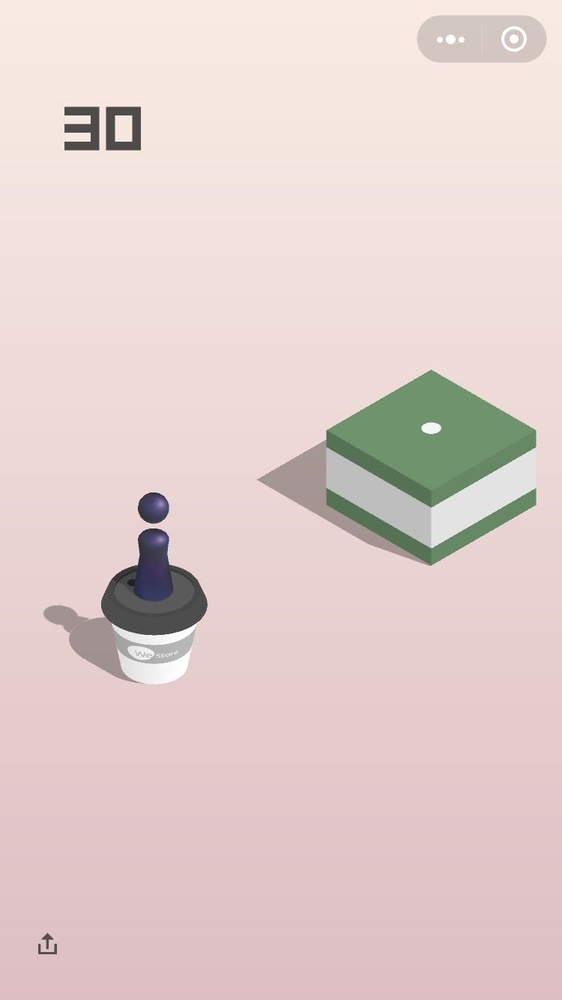
#> input picture img/2.jpg, 562 x 1000 px, shrunk from 750 x 1334 before the run, given in place of the camera
$ python cameo.py   (older library calls are emulated)
#> lines starting #> are read from the running program, lines starting #| are printed output that depends on the picture
### manipulatePicture/managers.py
import cv2
import numpy as np
import time


class CaptureManager(object):
    def __init__(self, capture, previewWindowManager=None, showMirrorPreview=False):
        self.previewWindowManager = previewWindowManager
        self.showMirrorPreview = showMirrorPreview
        self._capture = capture
        self._channel = 0
        self._enteredFrame = False
        self._frame = None
        self._imageFilename = None
        self._videoFilename = None
        self._videoEncoding = None
        self._videoWriter = None

        self._startTime = None
        self._framesElapsed = np.long(0)
        self._fpsEstimate = None

    @property
    def channel(self):
        return self._channel

    # [5 lines left out: function channel, not called in this run]

    @property
    def frame(self):
        if self._enteredFrame and self._frame is None:
            _, self._frame = self._capture.retrieve()
        return self._frame

    @property
    def isWritingImage(self):
        return self._imageFilename is not None

    @property
    def isWritingVideo(self):
        return self._videoFilename is not None

    def enterFrame(self):
        if self._capture is not None:
            self._enteredFrame = self._capture.grab()

    def exitFrame(self):
        if self.frame is None:
            self._enteredFrame = False
            return

        if self._framesElapsed == 0:
            self._startTime = time.time()
        else:
            timeElapsed = time.time() - self._startTime
            self._fpsEstimate = self._framesElapsed / timeElapsed
            self._fpsEstimate += 1

        if self.previewWindowManager is not None:
            if self.showMirrorPreview:
                mirroredFrame = np.fliplr(self._frame).copy()
                self.previewWindowManager.show(mirroredFrame)
            else:
                self.previewWindowManager.show(self._frame)
        if self.isWritingImage:
            cv2.imwrite(self._imageFilename, self._frame)
            self._imageFilename = None

        self._writeVideoFrame()

        self._frame = None
        self._enteredFrame = False

    def writeImage(self, filename):
        self._imageFilename = filename

    def startWritingVideo(self, filename, encoding=cv2.VideoWriter_fourcc('I', '4', '2', '0')):
        self._videoFilename = filename
        self._videoEncoding = encoding

    # [4 lines left out: function stopWritingVideo, not called in this run]

    def _writeVideoFrame(self):
        if not self.isWritingVideo:
            return
        if self._videoWriter is None:
            fps = self._capture.get(cv2.CAP_PROP_FPS)
            if fps == 0.0:
                if self._framesElapsed < 20:
                    return
                else:
                    fps = self._fpsEstimate
            size = (int(self._capture.get(cv2.CAP_PROP_FRAME_WIDTH)), int(self._capture.get(cv2.CAP_PROP_FRAME_HEIGHT)))
            self._videoWriter = cv2.VideoWriter(self._videoFilename, self._videoEncoding, fps, size)
        self._videoWriter.write(self._frame)


class WindowManager(object):
    def __init__(self, windowName, keypressCallback=None):
        self.keypressCallback = keypressCallback
        self._windowName = windowName
        self._isWindowCreated = False

    @property
    def isWindowCreate(self):
        return self._isWindowCreated

    def createWindow(self):
        cv2.namedWindow(self._windowName)
        self._isWindowCreated = True

    def show(self, frame):
        cv2.imshow(self._windowName, frame)

    def destroyWindow(self):
        cv2.destroyWindow(self._windowName)
        self._isWindowCreated = False

    def processEvents(self):
        keycode = cv2.waitKey(1)
        if self.keypressCallback is not None and keycode != 1:
            keycode &= 0xFF
            self.keypressCallback(keycode)

### manipulatePicture/Filter.py
import cv2
import numpy as np


# [22 lines left out: functions strokeEdges, filter2D, not called in this run]


class VConvolutionFilter(object):
    def __init__(self, kernel):
        self._kernel = kernel

    def apply(self, src, dst):
        cv2.filter2D(src, -1, self._kernel, dst)


# 锐化边缘
class SharpenFilter(object):
    # [5 lines left out: function __init__, not called in this run]


# 转换边缘为白色,非边缘为黑色
class FindEdgesFilter(object):
    # [5 lines left out: function __init__, not called in this run]


# 模糊滤波器3
class BlurFilter(object):
    # [7 lines left out: function __init__, not called in this run]


# ridge或者浮雕(embossed)效果
class EmbossFilter(object):
    def __init__(self):
        kernel = np.array([[-2, -1, 0],
                           [-1, 0, 1],
                           [0, 1, 2]])
        self.impl = VConvolutionFilter(kernel)

### cameo.py
import cv2
from manipulatePicture.managers import WindowManager, CaptureManager
import manipulatePicture.Filter as filters


class Cameo(object):
    def __init__(self):
        self._windowManager = WindowManager('Cameo', self.onKeypress)
        self._captureManager = CaptureManager(cv2.VideoCapture(0), self._windowManager, True)
        self._curveFilter = filters.EmbossFilter()

    def run(self):
        self._windowManager.createWindow()
        while self._windowManager.isWindowCreate:
            self._captureManager.enterFrame()
            frame = self._captureManager.frame
            self._curveFilter.impl.apply(frame,frame)
            self._captureManager.exitFrame()
            self._windowManager.processEvents()
#> this loop made 1 pass; (key Esc is pressed on pass 1)
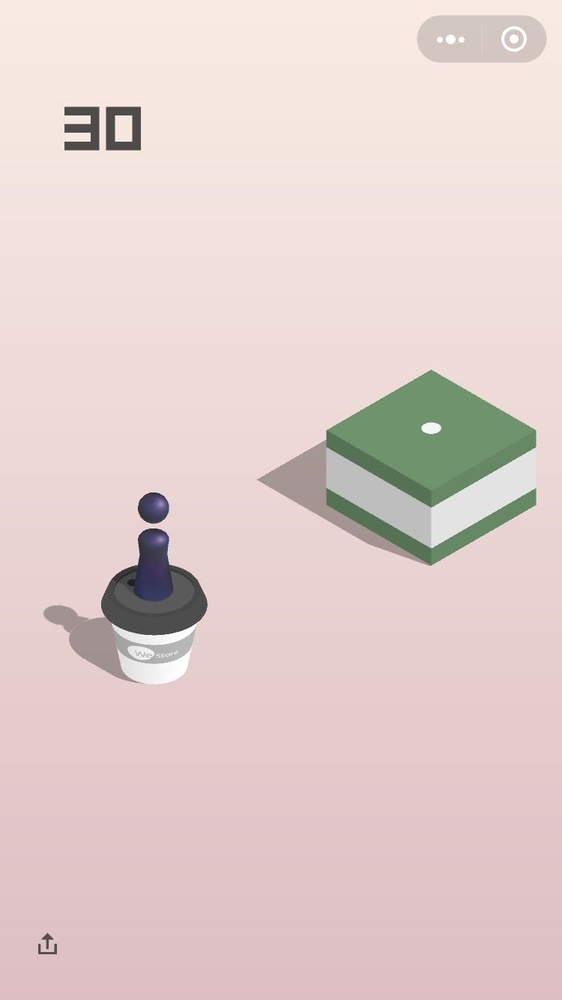
#> input picture img/2.jpg, 562 x 1000 px, shrunk from 750 x 1334 before the run, given in place of the camera
#> pass 1, in exitFrame, `mirroredFrame = np.fliplr(self._frame).copy()`:
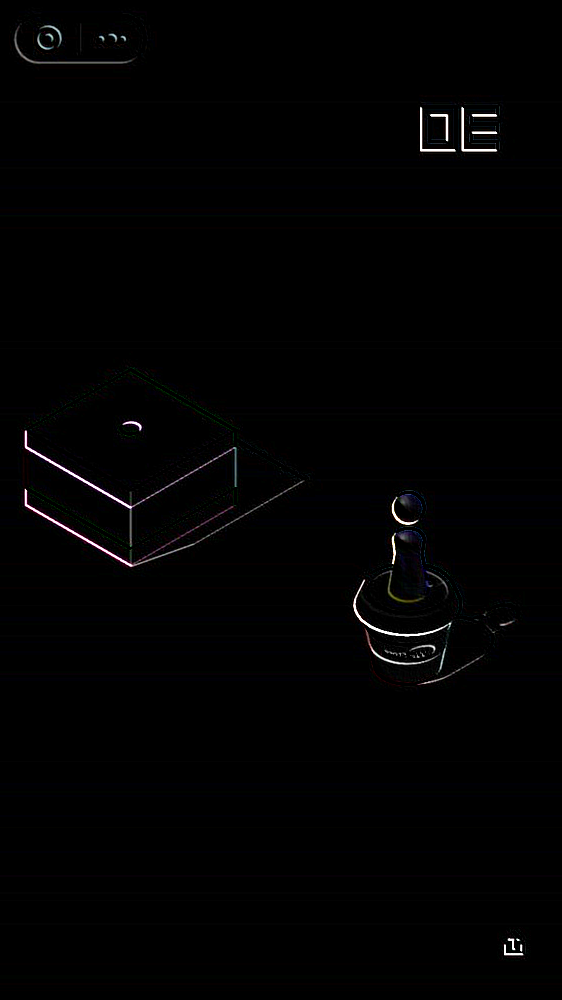
#> mirroredFrame: shape (1000, 562, 3); mean B, G, R 2, 1.7, 1.9
#> after the loop:
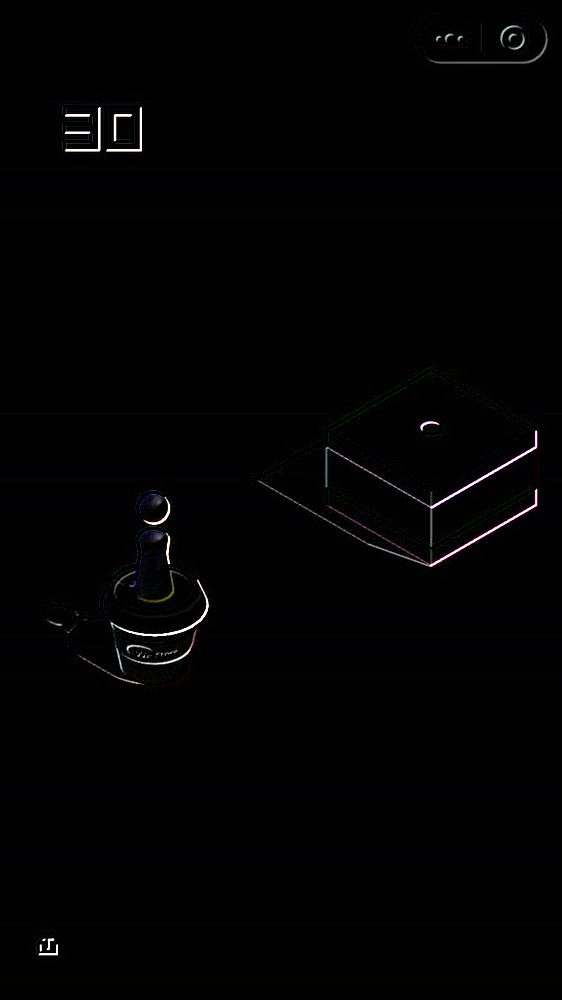
#> frame: shape (1000, 562, 3); mean B, G, R 2, 1.7, 1.9

    def onKeypress(self, keyword):
        if keyword == 32:  # space
            self._captureManager.writeImage('screenshot.png')
        elif keyword == 9:
            if not self._captureManager.isWritingVideo:
                self._captureManager.startWritingVideo('screencast.avi')
            else:
                self._captureManager.stopWritingVideo()
        elif keyword == 27:  # escape
            self._windowManager.destroyWindow()


if __name__ == "__main__":
    Cameo().run()
